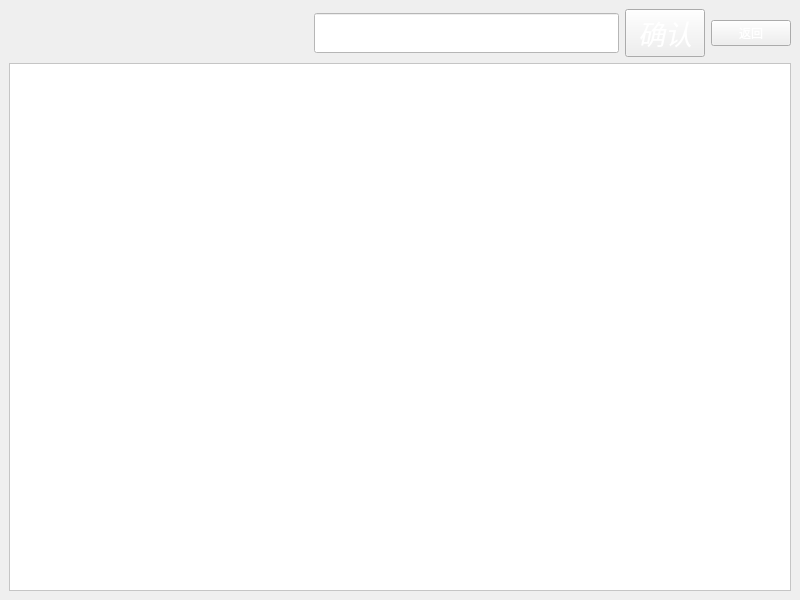
<?xml version="1.0" encoding="UTF-8"?>
<ui version="4.0">
 <class>MapWindows</class>
 <widget class="QMainWindow" name="MapWindows">
  <property name="geometry">
   <rect>
    <x>0</x>
    <y>0</y>
    <width>800</width>
    <height>600</height>
   </rect>
  </property>
  <property name="windowTitle">
   <string>地图查询</string>
  </property>
  <property name="windowIcon">
   <iconset resource="res.qrc">
    <normaloff>:/images/icon.png</normaloff>:/images/icon.png</iconset>
  </property>
  <property name="styleSheet">
   <string notr="true"/>
  </property>
  <widget class="QWidget" name="centralwidget">
   <layout class="QGridLayout" name="gridLayout">
    <item row="0" column="0">
     <layout class="QVBoxLayout" name="verticalLayout">
      <item>
       <layout class="QHBoxLayout" name="horizontalLayout">
        <item>
         <spacer name="horizontalSpacer">
          <property name="orientation">
           <enum>Qt::Horizontal</enum>
          </property>
          <property name="sizeHint" stdset="0">
           <size>
            <width>40</width>
            <height>20</height>
           </size>
          </property>
         </spacer>
        </item>
        <item>
         <widget class="QLineEdit" name="SearchEdit">
          <property name="minimumSize">
           <size>
            <width>0</width>
            <height>40</height>
           </size>
          </property>
          <property name="styleSheet">
           <string notr="true">background:white</string>
          </property>
         </widget>
        </item>
        <item>
         <widget class="QPushButton" name="SearchBut">
          <property name="font">
           <font>
            <family>Ubuntu Condensed</family>
            <pointsize>20</pointsize>
            <weight>9</weight>
            <italic>true</italic>
            <bold>false</bold>
           </font>
          </property>
          <property name="styleSheet">
           <string notr="true">background: url(:/images/gray.png);
color : white;
font: 75 italic 20pt &quot;Ubuntu Condensed&quot;;</string>
          </property>
          <property name="text">
           <string>确认</string>
          </property>
         </widget>
        </item>
        <item>
         <widget class="QPushButton" name="ExitBut">
          <property name="styleSheet">
           <string notr="true">background: url(:/images/gray.png);
color : white;
font: 75 italic 20pt &quot;Ubuntu Condensed&quot;;</string>
          </property>
          <property name="text">
           <string>返回</string>
          </property>
         </widget>
        </item>
       </layout>
      </item>
     </layout>
    </item>
    <item row="1" column="0">
     <widget class="QTextBrowser" name="textBrowser">
      <property name="sizePolicy">
       <sizepolicy hsizetype="Expanding" vsizetype="Expanding">
        <horstretch>0</horstretch>
        <verstretch>0</verstretch>
       </sizepolicy>
      </property>
      <property name="styleSheet">
       <string notr="true">background:white</string>
      </property>
      <property name="html">
       <string>&lt;!DOCTYPE HTML PUBLIC &quot;-//W3C//DTD HTML 4.0//EN&quot; &quot;http://www.w3.org/TR/REC-html40/strict.dtd&quot;&gt;
&lt;html&gt;&lt;head&gt;&lt;meta name=&quot;qrichtext&quot; content=&quot;1&quot; /&gt;&lt;style type=&quot;text/css&quot;&gt;
p, li { white-space: pre-wrap; }
&lt;/style&gt;&lt;/head&gt;&lt;body style=&quot; font-family:'Ubuntu'; font-size:11pt; font-weight:400; font-style:normal;&quot;&gt;
&lt;p style=&quot; margin-top:0px; margin-bottom:0px; margin-left:0px; margin-right:0px; -qt-block-indent:0; text-indent:0px;&quot;&gt;&lt;img src=&quot;:/images/subwaymap.png&quot; /&gt;&lt;/p&gt;&lt;/body&gt;&lt;/html&gt;</string>
      </property>
     </widget>
    </item>
   </layout>
  </widget>
 </widget>
 <resources>
  <include location="res.qrc"/>
 </resources>
 <connections/>
</ui>
